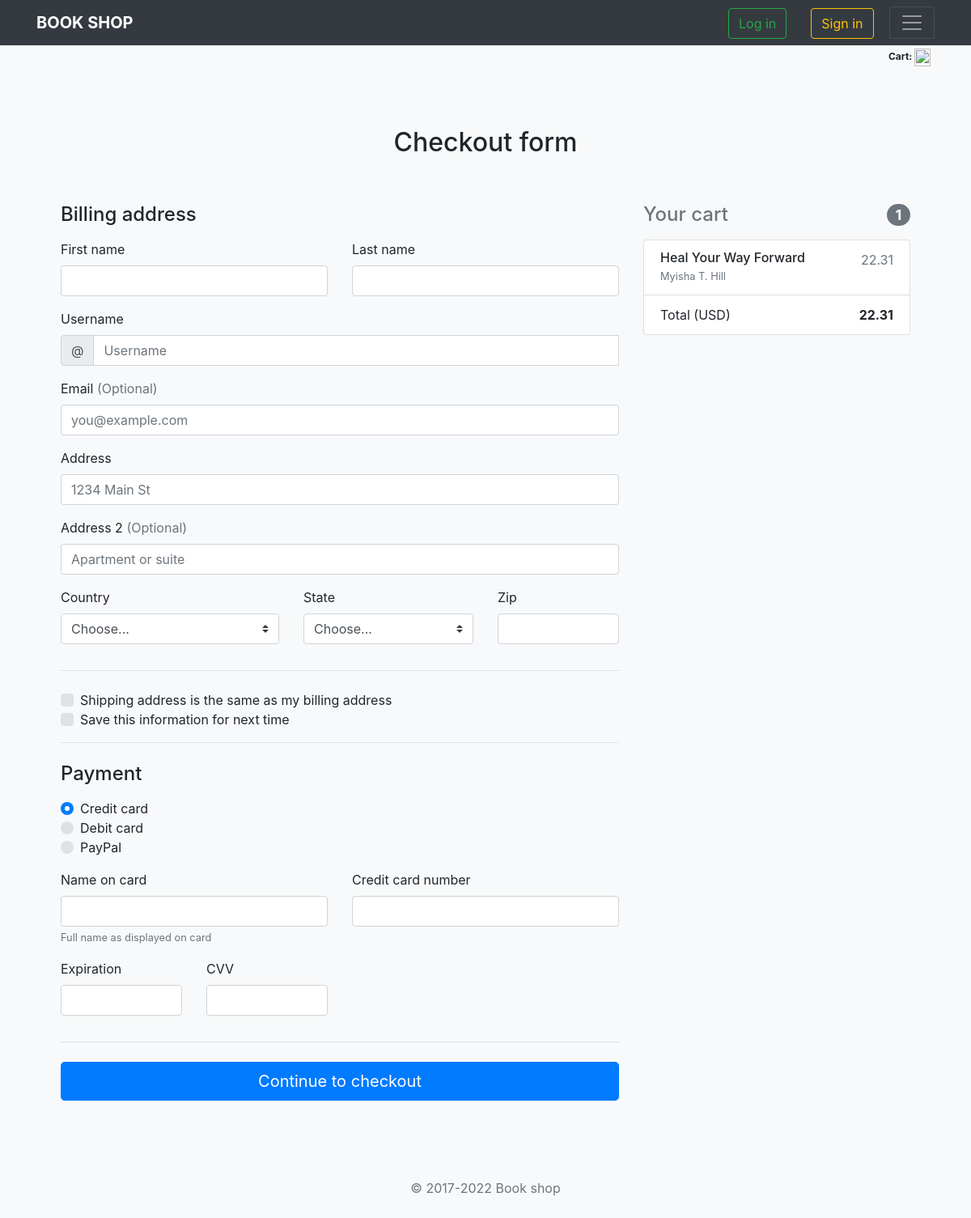
Page /shop/catalog/3/buy on the committed database.
### bookshop/models.py (models this page shows, shortened)
class Book(models.Model):
    title = models.CharField(max_length=100)
    description = models.TextField(help_text="Enter short book description")
    amount = models.IntegerField(default=0)
    author = models.ForeignKey('Author', on_delete=models.SET_NULL, null=True) #берет информацию ищз базы данных поэтому нужно писть str наименование класса
    genre = models.ManyToManyField(Genre, help_text='Select genres') #хранит несколько эклемпляров моделей, нужно указать моделей какого класса
    price = models.FloatField()
    image = models.ImageField(upload_to="books/%y/%m/%d", blank=True)

class Author(models.Model):
    first_name = models.CharField(max_length=50)
    last_name = models.CharField(max_length=50)
    date_of_birth = models.DateField(null=False)
    date_of_death = models.DateField(null=True, blank=True)
    def __str__(self) -> str:
        return f"{self.first_name} {self.last_name}"

### bookshop/views.py (the view)
# urls.py: path('catalog/<int:id>/buy', views.buy, name="buy"),
def buy(request, id):
    book = Book.objects.get(id = id)
    return render(request, 'buy.html', {'book': book})

### bookshop/templates/buy.html (shortened to what this page needs)
{% extends 'base.html' %}
{% block body %}
<div class="container">
    <body class="bg-light">
        <div class="container">
      <div class="py-5 text-center">
        <h2>Checkout form</h2>
      </div>
      <div class="row">
        <div class="col-md-4 order-md-2 mb-4">
          <h4 class="d-flex justify-content-between align-items-center mb-3">
            <span class="text-muted">Your cart</span>
            <span class="badge badge-secondary badge-pill">{{ 1 }}</span>
          </h4>
          <ul class="list-group mb-3">
            <li class="list-group-item d-flex justify-content-between lh-condensed">
              <div>
                <h6 class="my-0">{{ book.title }}</h6>
                <small class="text-muted">{{ book.author }}</small>
              </div>
              <span class="text-muted">{{ book.price }}</span>
            </li>
            <li class="list-group-item d-flex justify-content-between">
              <span>Total (USD)</span>
              <strong>{{ book.price }}</strong>
            </li>
          </ul>
        </div>
        <div class="col-md-8 order-md-1">
          <h4 class="mb-3">Billing address</h4>
          <form class="needs-validation" novalidate="">
            <div class="row">
              <div class="col-md-6 mb-3">
                <label for="firstName">First name</label>
                <input type="text" class="form-control" id="firstName" placeholder="" value="" required="">
              </div>
              <div class="col-md-6 mb-3">
                <label for="lastName">Last name</label>
                <input type="text" class="form-control" id="lastName" placeholder="" value="" required="">
              </div>
            </div>
            <div class="mb-3">
              <label for="username">Username</label>
              <div class="input-group">
                <div class="input-group-prepend">
                  <span class="input-group-text">@</span>
                </div>
                <input type="text" class="form-control" id="username" placeholder="Username" required="">
              </div>
            </div>
            <div class="mb-3">
              <label for="email">Email <span class="text-muted">(Optional)</span></label>
              <input type="email" class="form-control" id="email" placeholder="you@example.com">
            </div>
            <div class="mb-3">
              <label for="address">Address</label>
              <input type="text" class="form-control" id="address" placeholder="1234 Main St" required="">
            </div>
            <div class="mb-3">
              <label for="address2">Address 2 <span class="text-muted">(Optional)</span></label>
              <input type="text" class="form-control" id="address2" placeholder="Apartment or suite">
            </div>
            <div class="row">
              <div class="col-md-5 mb-3">
                <label for="country">Country</label>
                <select class="custom-select d-block w-100" id="country" required="">
                  <option value="">Choose...</option>
                </select>
              </div>
              <div class="col-md-4 mb-3">
                <label for="state">State</label>
                <select class="custom-select d-block w-100" id="state" required="">
                  <option value="">Choose...</option>
                </select>
              </div>
              <div class="col-md-3 mb-3">
                <label for="zip">Zip</label>
                <input type="text" class="form-control" id="zip" placeholder="" required="">
              </div>
            </div>
            <hr class="mb-4">
            <div class="custom-control custom-checkbox">
              <label class="custom-control-label" for="same-address">Shipping address is the same as my billing address</label>
            </div>
            <div class="custom-control custom-checkbox">
              <label class="custom-control-label" for="save-info">Save this information for next time</label>
            </div>
            <hr class="mb-4">
            <h4 class="mb-3">Payment</h4>
            <div class="d-block my-3">
              <div class="custom-control custom-radio">
                <label class="custom-control-label" for="credit">Credit card</label>
              </div>
              <div class="custom-control custom-radio">
                <label class="custom-control-label" for="debit">Debit card</label>
              </div>
              <div class="custom-control custom-radio">
                <label class="custom-control-label" for="paypal">PayPal</label>
              </div>
            </div>
            <div class="row">
              <div class="col-md-6 mb-3">
                <label for="cc-name">Name on card</label>
                <input type="text" class="form-control" id="cc-name" placeholder="" required="">
                <small class="text-muted">Full name as displayed on card</small>
              </div>
              <div class="col-md-6 mb-3">
                <label for="cc-number">Credit card number</label>
                <input type="text" class="form-control" id="cc-number" placeholder="" required="">
              </div>
            </div>
            <div class="row">
              <div class="col-md-3 mb-3">
                <label for="cc-expiration">Expiration</label>
                <input type="text" class="form-control" id="cc-expiration" placeholder="" required="">
              </div>
              <div class="col-md-3 mb-3">
                <label for="cc-cvv">CVV</label>
                <input type="text" class="form-control" id="cc-cvv" placeholder="" required="">
              </div>
            </div>
            <hr class="mb-4">
            <button class="btn btn-primary btn-lg btn-block" type="submit">Continue to checkout</button>
          </form>
        </div>
      </div>
      <footer class="my-5 pt-5 text-muted text-center text-small">
        <p class="mb-1">© 2017-2022 Book shop</p>
      </footer>
</div>
{% endblock %}

### rows in the picture
Book: title "Heal Your Way Forward", author "Myisha T. Hill", price "22.31"

### other values in the picture
{{ 1 }} "1"
